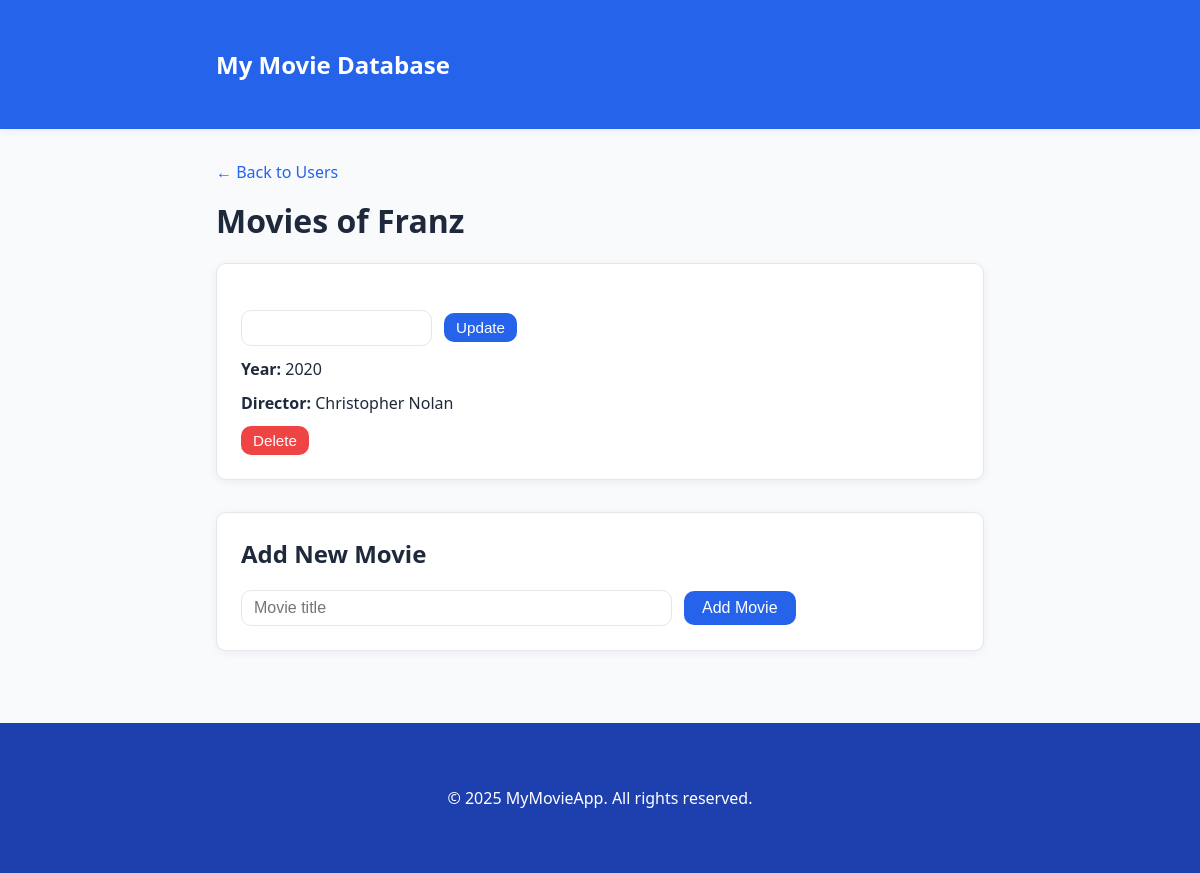
Screenshot of /users/2/movies with the database file from the repository.
### data_management/models.py (models this page shows, shortened)
class User(db.Model):
    __tablename__ = 'users'
    id = db.Column(db.Integer, primary_key=True)
    username = db.Column(db.String(100), nullable=False)

class Movie(db.Model):
    __tablename__ = 'movies'
    id = db.Column(db.Integer, primary_key=True)
    name = db.Column(db.String(200), nullable=False)
    director = db.Column(db.String(100), nullable=False)
    year = db.Column(db.Integer, nullable=False)
    poster_url = db.Column(db.String(300), nullable=True)
    user_id = db.Column(db.Integer, db.ForeignKey('users.id'), nullable=False)

### app.py (the view)
@app.route('/users/<int:user_id>/movies', methods=['GET'])
def list_movies(user_id: int) -> Any:
    try:
        movies = data_manager.get_movies(user_id)
        user = data_manager.get_user_by_id(user_id)
    except Exception as e:
        flash(f"Couldn't retrieve movies! Error: {e}")
        return redirect(url_for('index'))
    return render_template('movies.html', movies=movies, user=user)

### data_management/data_manager.py (called while the page is built)
    def get_user_by_id(self, user_id: int) -> Optional[User]:
        return User.query.get(user_id)

    def get_movies(self, user_id: int) -> List[Movie]:
        return Movie.query.filter_by(user_id=user_id).all()

### templates/movies.html (shortened to what this page needs)
{% extends "base.html" %}
{% block content %}
<a href="/" class="back-link">&larr; Back to Users</a>
<h1>Movies of {{ user.username }}</h1>
{% if movies %}
<div class="card-list">
    {% for movie in movies %}
    <div class=" card">
        <form action="{{ url_for('update_movie', movie_id=movie.id, user_id=user.id) }}" method="post"
            class="inline-form">
            <input type="text" name="title" value="{{ movie.title }}" required>
            <button type="submit" class="btn btn-small">Update</button>
        </form>
        <div><strong>Year:</strong> {{ movie.year }}</div>
        <div><strong>Director:</strong> {{ movie.director }}</div>
        <form action="{{ url_for('delete_movie', movie_id=movie.id, user_id=user.id) }}" method="post"
            class="inline-form">
            <button type="submit" class="btn btn-small btn-danger"
                onclick="return confirm('Delete this movie?');">Delete</button>
        </form>
    </div>
    {% endfor %}
</div>
{% else %}
<p>No movies found for this user.</p>
{% endif %}
<div class="form-section">
    <h2>Add New Movie</h2>
    <form action="{{ url_for('add_movie', user_id = user.id)}}" method="post">
        <input type="text" name="title" placeholder="Movie title" required>
        <button type="submit" class="btn">Add Movie</button>
    </form>
</div>
{% endblock %}

### static/style.css (style rules this page uses)
:root { --primary: #2563eb; --primary-dark: #1e40af; --danger: #ef4444; --bg: #f8fafc; --card-bg: #fff; --border: #e5e7eb; --text: #1e293b; --radius: 10px; --shadow: 0 2px 8px rgba(30, 41, 59, 0.06); }
* { box-sizing: border-box; }
body { font-family: 'Segoe UI', 'Roboto', Arial, sans-serif; background: var(--bg); color: var(--text); margin: 0; padding: 0; }
h1, h2 { margin-top: 0; }
.card-list { display: flex; flex-wrap: wrap; gap: 24px; margin-bottom: 32px; }
.card { background: var(--card-bg); border: 1px solid var(--border); border-radius: var(--radius); box-shadow: var(--shadow); padding: 24px; min-width: 220px; flex: 1 1 220px; display: flex; flex-direction: column; align-items: flex-start; gap: 12px; }
.form-section { background: var(--card-bg); border: 1px solid var(--border); border-radius: var(--radius); box-shadow: var(--shadow); padding: 24px; margin-top: 32px; }
input[type="text"] { padding: 8px 12px; border: 1px solid var(--border); border-radius: var(--radius); font-size: 1rem; margin-right: 8px; width: 60%; }
.btn { background: var(--primary); color: #fff; border: none; border-radius: var(--radius); padding: 8px 18px; font-size: 1rem; cursor: pointer; transition: background 0.2s; text-decoration: none; display: inline-block; }
.btn-danger { background: var(--danger); }
.btn-small { padding: 6px 12px; font-size: 0.95rem; }
.inline-form { display: inline; }
.back-link { display: inline-block; margin-bottom: 16px; color: var(--primary); text-decoration: none; font-size: 1rem; }

### rows the page displays
User: username "Franz"
Movie: year "2020", director "Christopher Nolan"
